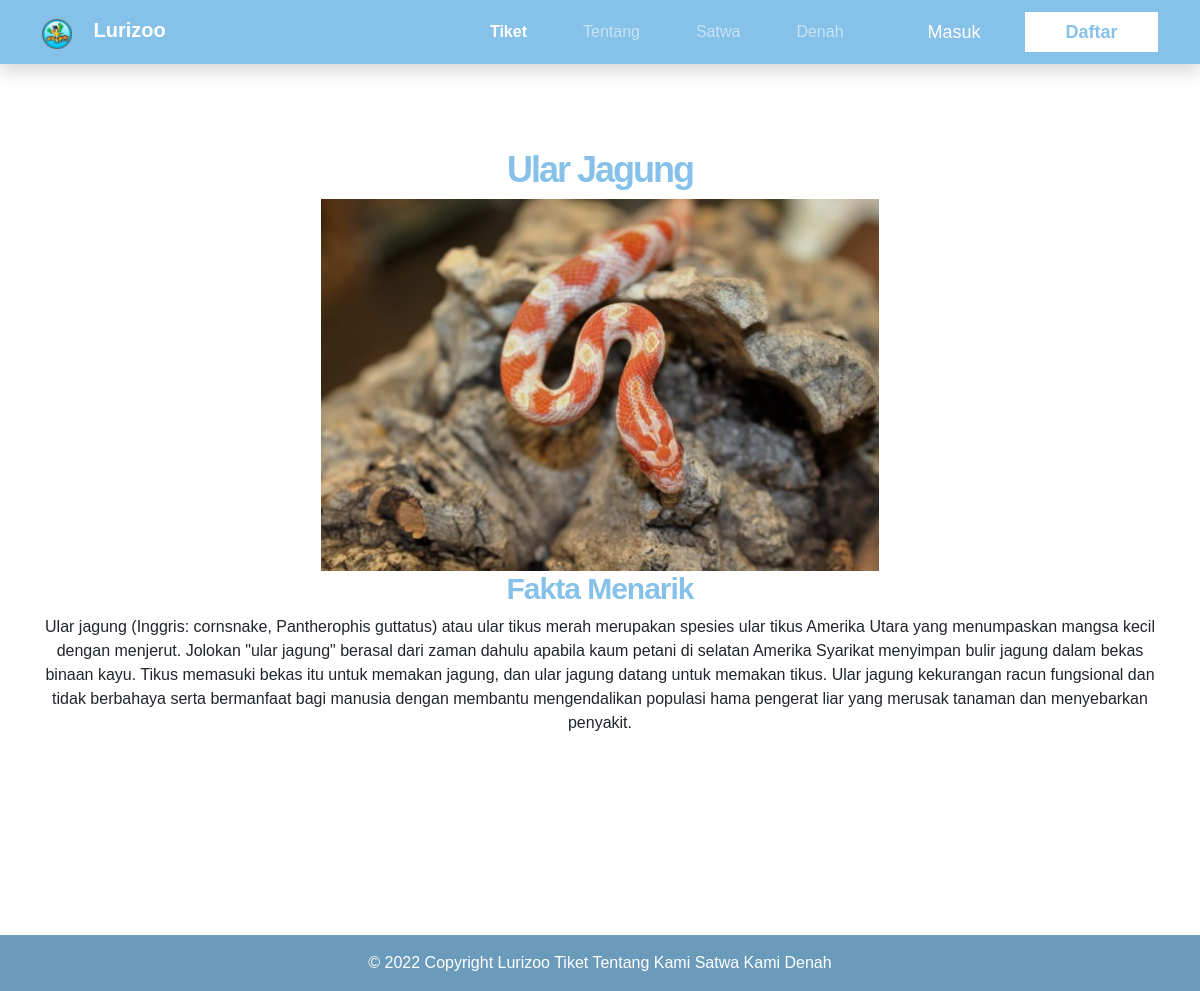
The app's page /detail-satwa.php?id=21 with its own data.
### tables this page shows
CREATE TABLE `satwa` (
  `id_satwa` int(11) NOT NULL,
  `nama_binatang` varchar(200) NOT NULL,
  `gambar` varchar(255) NOT NULL,
  `deskripsi_satwa` text NOT NULL
);

### detail-satwa.php (the view, shortened to what this page needs)
<?php
	include_once "db/dbconnect.php";
	$satwa = mysqli_query($conn, "SELECT * FROM satwa WHERE id_satwa = '".$_GET['id']."' ");
	$p = mysqli_fetch_object($satwa);
?>
<!DOCTYPE html>
<html lang="en">
  <head>
    <link
      href="https://cdn.jsdelivr.net/npm/bootstrap@5.0.2/dist/css/bootstrap.min.css"
      rel="stylesheet"
    />
    <link href="css/bootstrap.min.css" rel="stylesheet" />
    <link href="css/bootstrap-icons.css" rel="stylesheet" />
    <link href="css/templatemo-kind-heart-charity.css" rel="stylesheet" />
    <link
      rel="stylesheet"
      href="https://maxcdn.bootstrapcdn.com/font-awesome/4.5.0/css/font-awesome.min.css"
    />
    <link rel="stylesheet" href="css/style-hewan.css" />
  </head>
  <body>
        <nav
      class="navbar navbar-expand-lg navbar-dark position-fixed w-100 shadow"
    >
      <div class="container">
        <a class="navbar-brand" href="index.php">
          <img
            src="assets/img/LOGO.png"
            alt=""
            width="30"
            class="d-inline-block align-text-top me-3"
          />
          Lurizoo</a
        >
        <div class="collapse navbar-collapse" id="navbarNav">
          <ul class="navbar-nav me-3 mx-auto">
            <li class="nav-item mx-2">
              <a class="nav-link active" aria-current="page" href="tiket.php"
                >Tiket</a
              >
            </li>
            <li class="nav-item mx-2">
              <a class="nav-link" href="about.php">Tentang</a>
            </li>
            <li class="nav-item mx-2">
              <a class="nav-link" href="satwa.php">Satwa</a>
            </li>
            <li class="nav-item mx-2">
              <a class="nav-link" href="denah.php">Denah</a>
            </li>
          </ul>
          <div>
            <button class="button-secondary">
              <a style="text-decoration: none; color: #fff" href="login.php"
                >Masuk</a
              >
            </button>
            <button class="button-primary">
              <a
                style="text-decoration: none; color: #85c1e9"
                href="signin.php"
                >Daftar</a
              >
            </button>
          </div>
        </div>
      </div>
    </nav>
    <section id="hewan">
        <div class="container">
            <div class="row">
                <div class="col-12 text-center mt-5">
                  <h2><?php echo $p->nama_binatang ?></h2>
                  <img src="<?php echo $p->gambar ?>" width="50%">
                  <h3>Fakta Menarik</h3>
                  <?php echo $p->deskripsi_satwa ?>
                </div>
            </div>
        </div>
    </section>
    <footer class="text-center text-lg-start">
      <div class="text-center p-3" style="background-color: rgba(0, 0, 0, 0.2); color: #fff;">
        © 2022 Copyright Lurizoo
        <a class="text-white" href="tiket.php">Tiket</a>
        <a class="text-white" href="about.php">Tentang Kami</a>
        <a class="text-white" href="satwa.php">Satwa Kami</a>
        <a class="text-white" href="denah.php">Denah</a>
      </div>
    </footer>
    </body>
  </html>

### css/templatemo-kind-heart-charity.css (style rules this page uses)
:root { --white-color: #ffffff; --primary-color: #5bc1ac; --secondary-color: #5a6f80; --section-bg-color: #f0f8ff; --site-footer-bg-color: #44525d; --custom-btn-bg-color: #597081; --custom-btn-bg-hover-color: #5bc1ac; --dark-color: #000000; --p-color: #717275; --border-color: #e9eaeb; --body-font-family: 'Metropolis', sans-serif; --h1-font-size: 52px; --h2-font-size: 46px; --h3-font-size: 32px; --h4-font-size: 28px; --h5-font-size: 24px; --h6-font-size: 22px; --p-font-size: 16px; --btn-font-size: 18px; --copyright-font-size: 14px; --border-radius-large: 100px; --border-radius-medium: 20px; --border-radius-small: 10px; --font-weight-light: 300; --font-weight-normal: 400; --font-weight-semibold: 600; --font-weight-bold: 700; }
body { background-color: var(--white-color); font-family: var(--body-font-family); }
h2, h3, h4, h5, h6 { color: var(--dark-color); }
h1, h2, h3, h4, h5, h6 { font-weight: var(--font-weight-semibold); letter-spacing: -1px; }
h2 { color: var(--secondary-color); font-size: var(--h2-font-size); letter-spacing: -2px; }
h3 { font-size: var(--h3-font-size); }
ul li { color: var(--p-color); font-size: var(--p-font-size); font-weight: var(--font-weight-normal); }
a, button { touch-action: manipulation; transition: all 0.3s; }
a { color: var(--p-color); text-decoration: none; }
.navbar { background: var(--white-color); z-index: 9; padding-top: 0; padding-bottom: 0; }
.navbar-brand { color: var(--primary-color); font-size: var(--h6-font-size); font-weight: var(--font-weight-bold); }
.navbar-expand-lg .navbar-nav .nav-link { margin-right: 0; margin-left: 0; padding: 20px; }
.navbar-nav .nav-link { display: inline-block; color: var(--p-color); font-size: var(--p-font-size); font-weight: var(--font-weight-medium); position: relative; padding-top: 15px; padding-bottom: 15px; }
.navbar-nav .nav-link.active, .navbar-nav .nav-link:hover { background: transparent; color: var(--primary-color); }

### css/style-hewan.css (style rules this page uses)
.navbar { background-color: #85c1e9; z-index: 100; }
.navbar-brand { font-weight: 700; font-size: 20px; }
.nav-link { font-size: 18px; }
.nav-link.active { font-weight: 700; }
.button-primary { width: 133px; height: 40px; background-color: #fff; color: var(--pr-color); border: none; font-size: 18px; font-weight: 700; }
.button-secondary { width: 133px; height: 40px; background-color: transparent; color: #fff; border: none; font-size: 18px; font-weight: 400; }
#hewan { padding: 100px 0; }
h2 { font-size: 36px; font-weight: 700; color: #85c1e9; }
h3 { font-size: 30px; font-weight: 600; color: #85c1e9; }
footer { margin-top: 100px; background-color: #85c1e9; }

### records on screen
satwa: nama_binatang "Ular Jagung", gambar (picture), deskripsi_satwa "Ular jagung (Inggris: cornsnake, Pantherophis guttatus) atau ular tikus merah merupakan spesies ular tikus Amerika Utara yang menumpaskan mangsa kecil dengan menjerut. Jolokan \"ular jagung\" berasal dari zaman dahulu apabila kaum petani di selatan Amerika Syarikat menyimpan bulir jagung dalam bekas binaan kayu. Tikus memasuki bekas itu untuk memakan jagung, dan ular jagung datang untuk memakan tikus. Ular jagung kekurangan racun fungsional dan tidak berbahaya serta bermanfaat bagi manusia dengan membantu mengendalikan populasi hama pengerat liar yang merusak tanaman dan menyebarkan penyakit."
